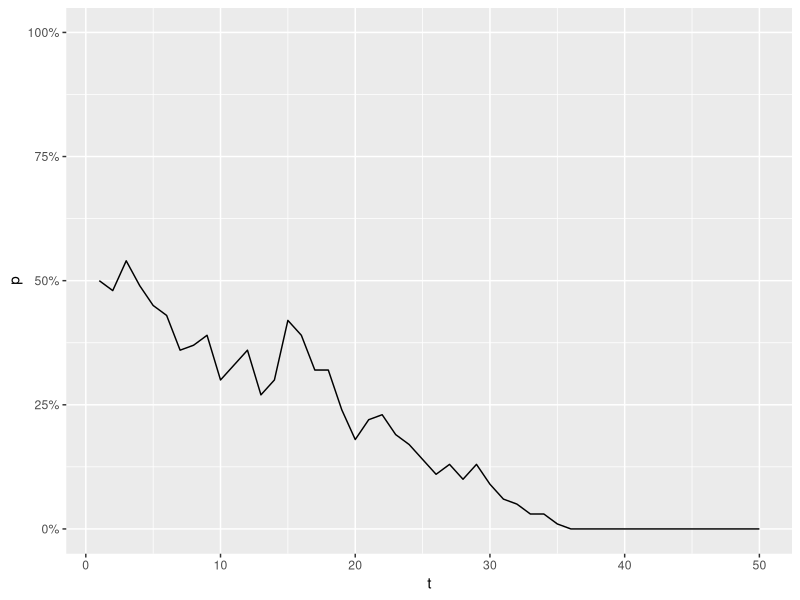
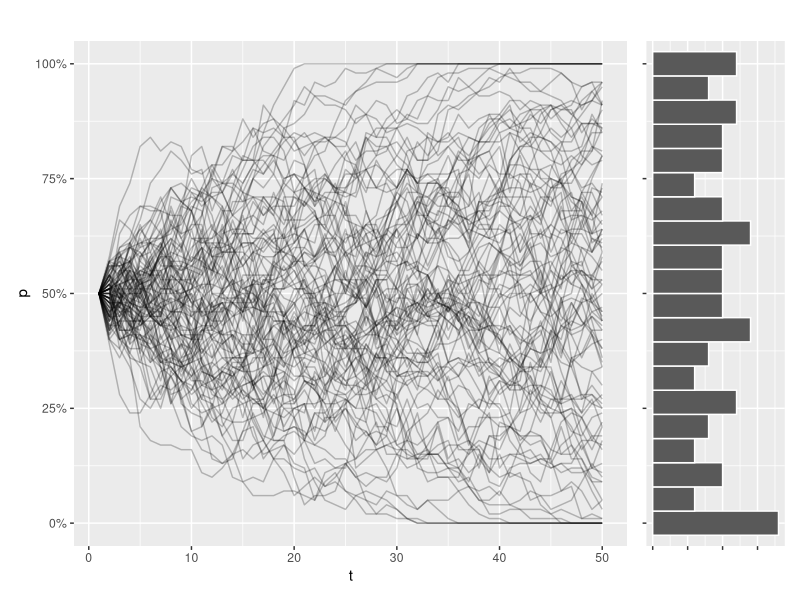
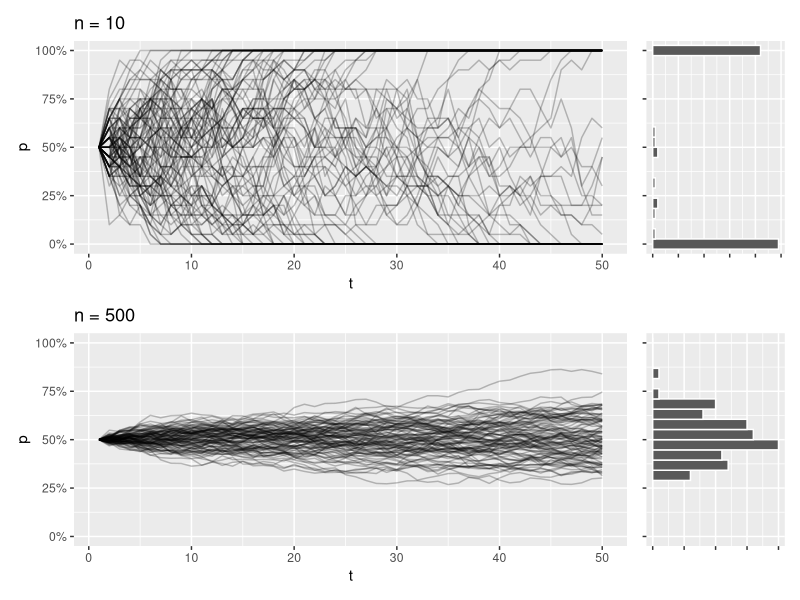
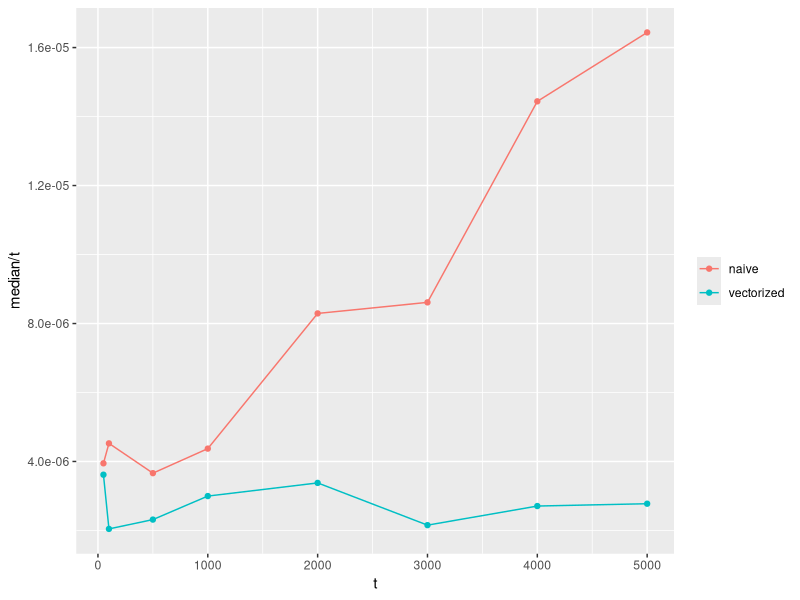
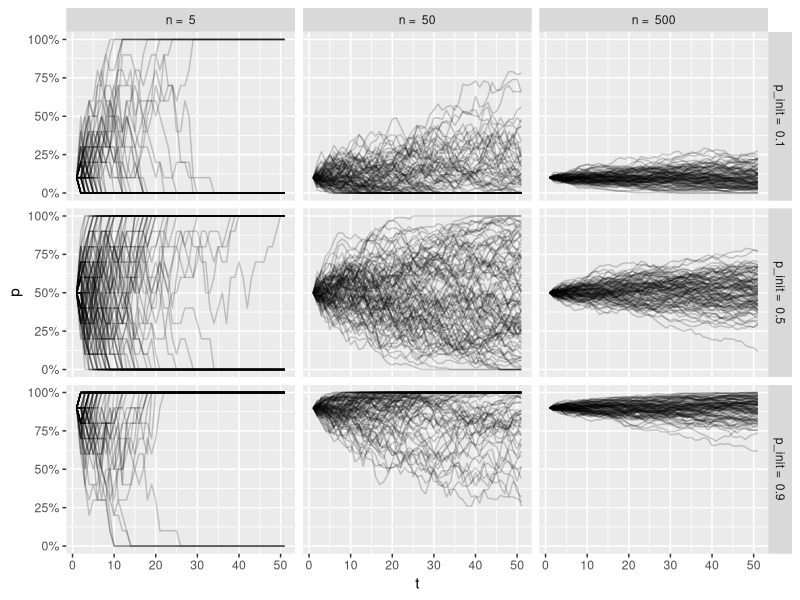
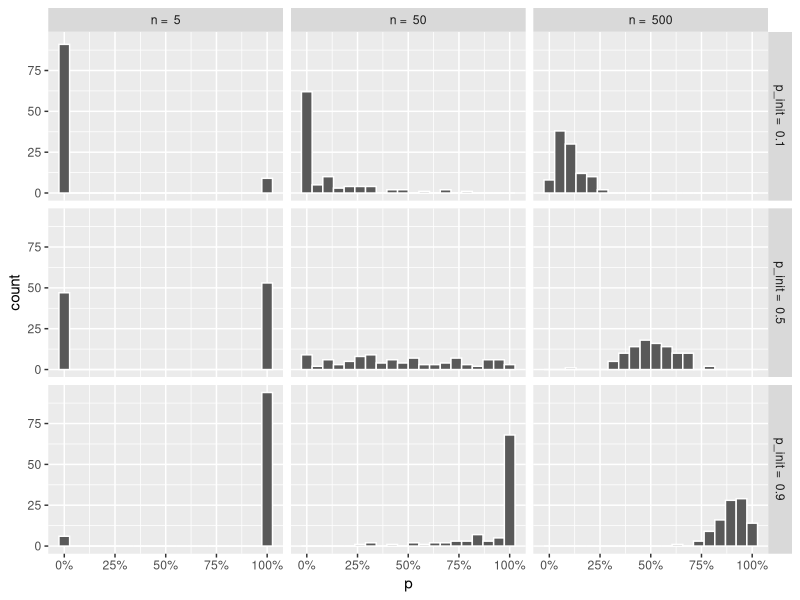
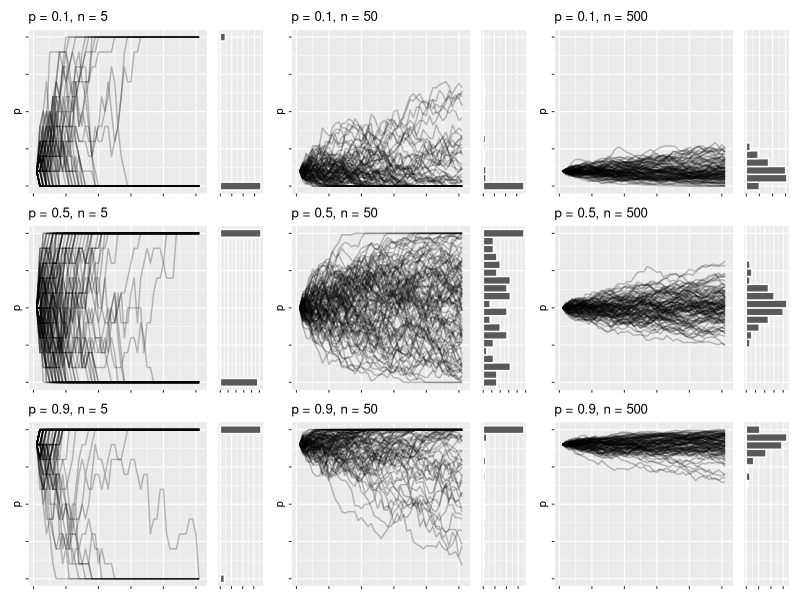
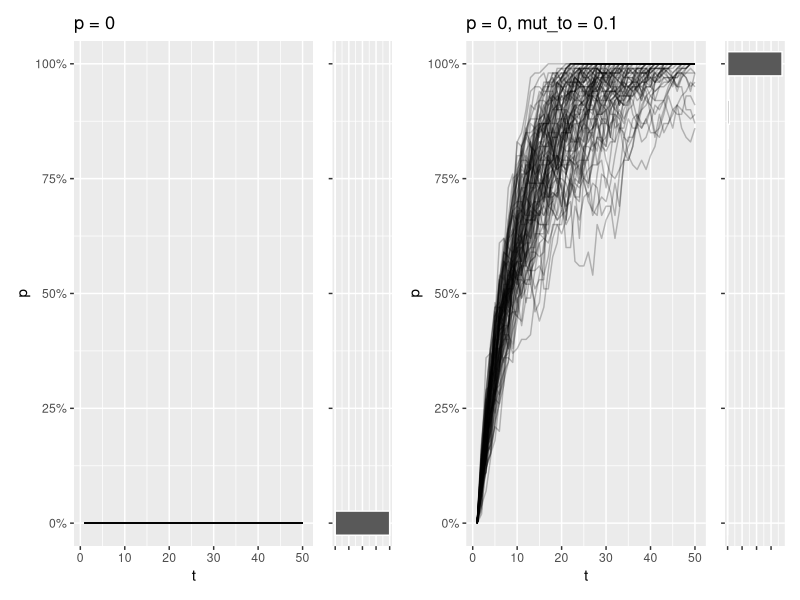

Write the R code that produced these figures, in order.
## ---- chunk 1
wf_sim <- function(p = .5, n = 50, t = 50) {
  freqs <- c(p)
  for(i in 2:t) {
    freqs <- c(freqs, rbinom(1, size = 2*n, prob = freqs[i - 1]) / (2*n))
  }
  freqs
}
## ---- chunk 2
library(tidyverse)

enframe(wf_sim(), name = "t", value = "p") %>% 
  ggplot(aes(x = t, y = p)) +
  geom_line() +
  scale_y_continuous(labels = scales::percent, limits = c(0,1))
## ---- chunk 3
library(patchwork)

draw_sims <- function(sims = 100, sim_function = wf_sim, ...) {
  
  dots <- list(...)
  
  df <- tibble(sim = seq_along(1:sims)) %>% 
    group_by(sim) %>% 
    reframe(
      p = sim_function(...), t = seq_along(p)
    ) %>% 
    ungroup()
  
  p1 <- df %>% 
    ggplot(aes(x = t, y = p, group = sim)) +
    geom_line(alpha = .25) +
    scale_y_continuous(labels = scales::percent, limits = c(0,1)) +
    labs(title = paste(
      names(dots), unlist(dots), sep = " = ", collapse = ", ")
    )
  
  p2 <- df %>% 
    filter(t == max(t)) %>% 
    ggplot(aes(y = p)) +
    geom_histogram(bins = 20, color = "white") +
    scale_y_continuous(
      labels = scales::percent, 
      oob = scales::oob_keep, 
      limits = c(0,1)
    ) +
  #  coord_flip() +
    theme(axis.text = element_blank(), axis.title = element_blank())
  
  p1 + p2 + plot_layout(design = "AAAAB", axes = 'collect')
}

draw_sims() 
## ---- chunk 4
draw_sims(n = 10) / draw_sims(n = 500) 
## ---- chunk 5
wf_sim_vectorized <- function(p = .5, n = 50, t = 50) {
  freqs <- vector(mode = "numeric", length = t)
  freqs[1] <- p
  for(i in 2:t) {
    freqs[i] <- rbinom(1, size = 2*n, prob = freqs[i - 1]) / (2*n)
  }
  freqs
}
## ---- chunk 6
bench::mark(
  wf_sim(t = 5000), 
  wf_sim_vectorized(t = 5000), 
  check = FALSE
)
## ---- chunk 7
tibble(t = c(50, 100, 500, 1000, 2000, 3000, 4000, 5000)) %>% 
  mutate(benchmarks = map(t, ~{
    bench::mark(
      naive = wf_sim(t = .x),
      vectorized = wf_sim_vectorized(t = .x),
      check = FALSE
    )
  })) %>% 
  unnest(benchmarks) %>% 
  ggplot(aes(x = t, y = median / t, color = as.character(expression))) +
  geom_line() +
  geom_point() +
  labs(color = NULL)
## ---- chunk 8
wf_sim_tidy <- function(p = .5, n = 50, t = 50) {
  purrr::accumulate(
    .x = vector(mode = "numeric", length = t),
    .f = ~ rbinom(1, 2 * n, .x)/(2 * n), 
    .init = p
  )
}
## ---- chunk 9
bench::mark(
  wf_sim(t = 5000),
  wf_sim_vectorized(t = 5000), 
  wf_sim_tidy(t = 5000),
  check = FALSE
)
## ---- chunk 10
crossing(p_init = c(.1, .5, .9), n = c(5, 50, 500))
## ---- chunk 11
wf_sims <- crossing(sim = 1:100, p_init = c(.1, .5, .9), n = c(5, 50, 500)) %>% 
  group_by(sim, p_init, n) %>% 
  reframe(
    p = wf_sim_tidy(p = p_init, n = n),
    t = seq_along(p)
  ) %>% 
  ungroup()

wf_sims
## ---- chunk 12
wf_sims %>% 
  ggplot(aes(x = t, y = p, group = sim)) +
  geom_line(alpha = .2) +
  facet_grid(paste("p_init = ", p_init) ~ paste("n = ", n)) +
  scale_y_continuous(labels = scales::percent) 
## ---- chunk 13
wf_sims %>% 
  filter(t == max(t)) %>% 
  ggplot(aes(x = p)) +
  geom_histogram(color = "white", bins = 20) +
  facet_grid(paste("p_init = ", p_init) ~ paste("n = ", n)) +
  scale_x_continuous(labels = scales::percent) 
## ---- chunk 14
wf_plots <- crossing(p_init = c(.1, .5, .9), n = c(5, 50, 500)) %>% 
  rowwise() %>% 
  mutate(plots = list(
    draw_sims(sim_function = wf_sim_tidy, p = p_init, n = n)
    )
  )  %>% 
  pull(plots) 
## ---- chunk 15
wrap_plots(wf_plots) & 
  theme_grey(base_size = 8) &
  theme(
    axis.text = element_blank(), 
    axis.title.x = element_blank()
  )
## ---- chunk 16
wf_sim_mutation <- function(p = .5, n = 50, t = 50, mut_from = 0, mut_to = 0){
  freqs <- vector(mode = "numeric", length = t)
  freqs[1] <- p
  
  for(i in 2:t) {
    p_mut <- (1 - mut_from) * freqs[i - 1] + mut_to * (1 - freqs[i - 1])
    freqs[i] <- rbinom(1, 2 * n, p_mut) / (2 * n)
  }
  freqs
}
## ---- chunk 17
draw_sims(p = 0) | 
draw_sims(sim_function = wf_sim_mutation, p = 0, mut_to = .10)
## ---- chunk 18
draw_sims(sim_function = wf_sim_mutation, p = 0, mut_from = .1, mut_to = .2) & 
  geom_abline(intercept = (.2) / (.1 + .2), slope = 0, color = "orange")
## ---- chunk 19
draw_sims(sim_function = wf_sim_mutation, p = 1, mut_from = .1, mut_to = .2) & 
  geom_abline(intercept = (.2) / (.1 + .2), slope = 0, color = "orange")
## ---- chunk 20
wf_sim_selection <- function(p = .5, n = 50, t = 50, fit_AA = 1, fit_Aa = 1, fit_aa = 1) {

  freqs <- vector(mode = "numeric", length = t)
  freqs[1] <- p

  for(i in 2:t) {
    # Calculate average fitness of the population
    fit_avg <-
      freqs[i - 1] ^ 2 * fit_AA + 
      (1 - freqs[i - 1]) ^ 2 * fit_aa +
      2 * freqs[i - 1] * (1 - freqs[i - 1]) * fit_Aa

    p_sel <- 
      (freqs[i - 1] * (freqs[i - 1] * fit_AA + (1 - freqs[i - 1]) * fit_Aa)) / 
      (fit_avg)
        
    freqs[i] <- rbinom(1, 2 * n, p_sel) / (2 * n)
  }
  
  freqs
}
## ---- chunk 21
draw_sims(sim_function = wf_sim_selection, p = 0.01, fit_aa = .5)
